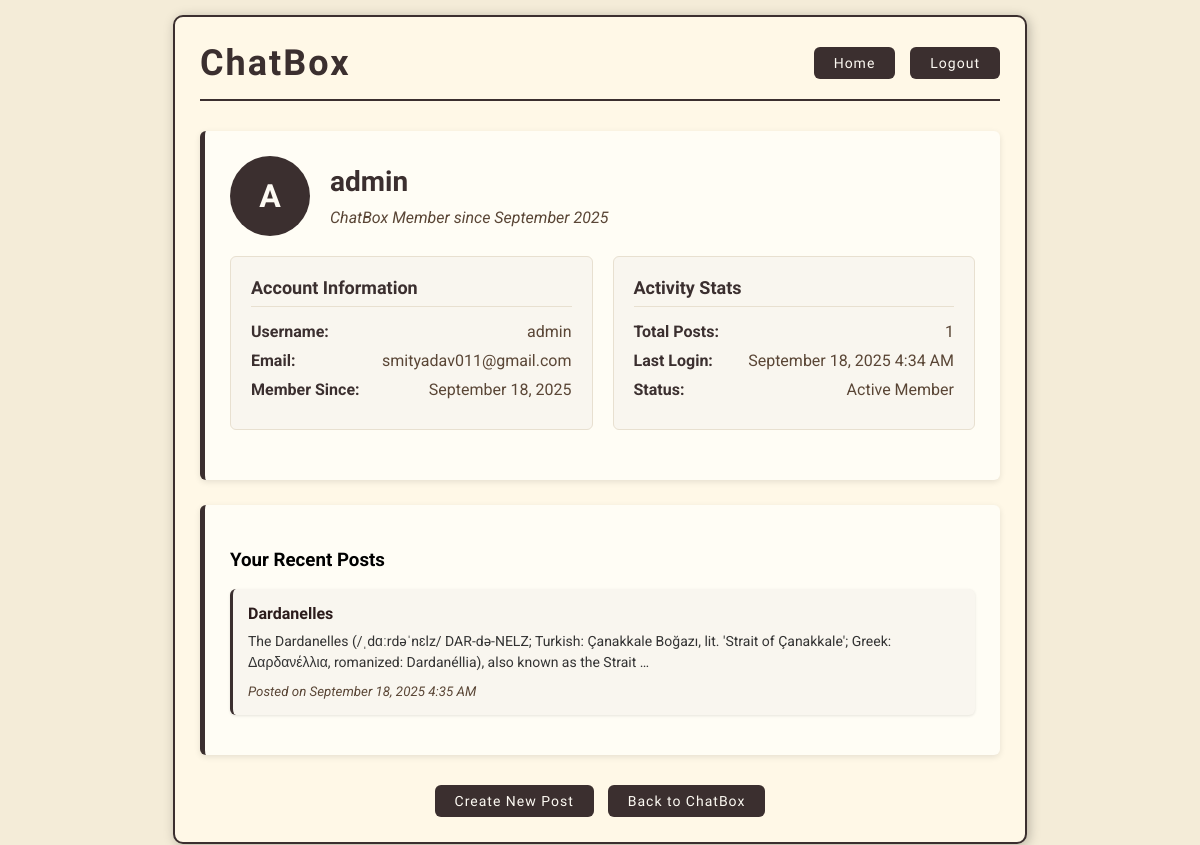
The page /profile/ (signed in) on the database as committed earlier.
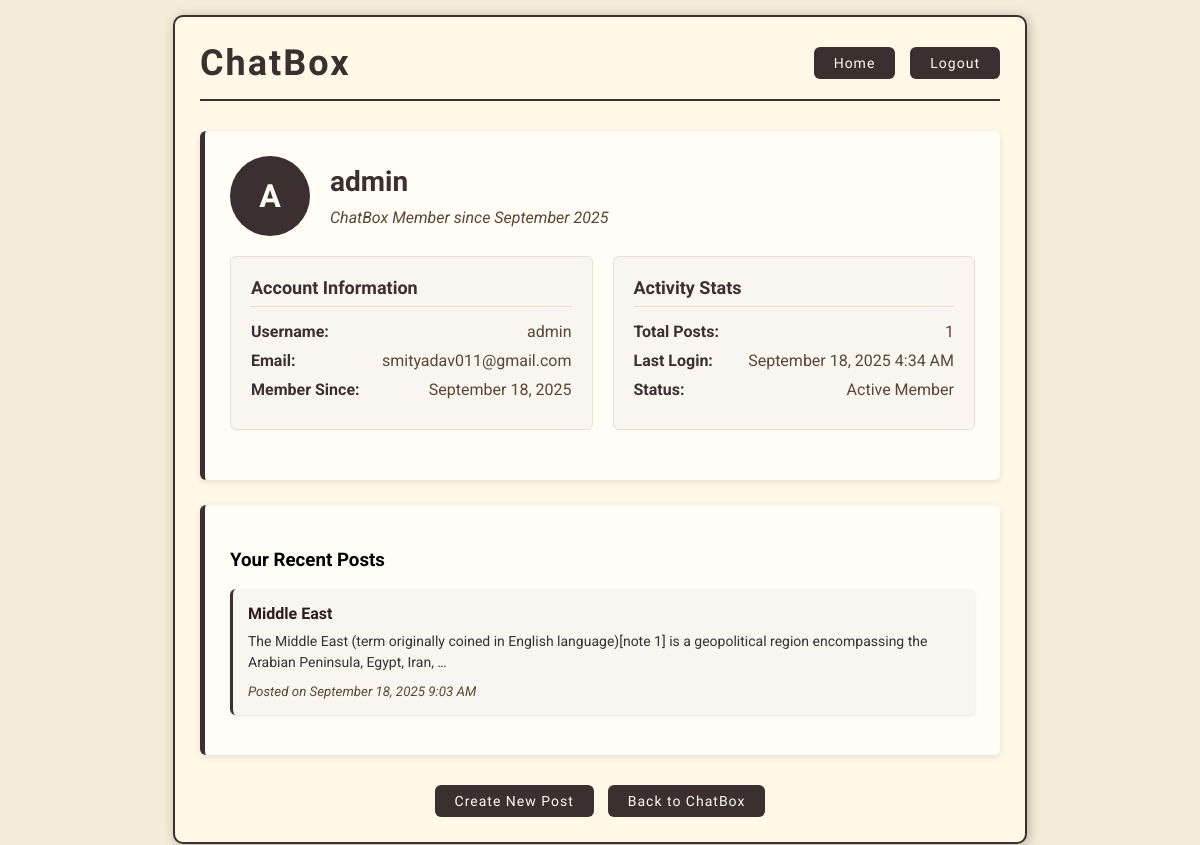
The same page on the database as committed later.
### home/models.py (models this page shows, shortened)
class Post(models.Model):
    title = models.CharField(max_length=200)
    content = models.TextField()
    author = models.ForeignKey(User, on_delete=models.CASCADE)
    created_at = models.DateTimeField(default=timezone.now)
    likes = models.ManyToManyField(User, related_name='blog_posts', blank=True)

### home/views.py (the view)
# urls.py: path('profile/', views.profile_view, name='profile'),
@login_required
def profile_view(request):
    user_posts = Post.objects.filter(author=request.user).order_by('-created_at')
    return render(request, 'home/profile.html', {
        'user': request.user,
        'user_posts': user_posts
    })

### home/templates/home/profile.html (shortened to what this page needs)
{% load static %}
<!DOCTYPE html>
<html lang="en">
<head>
</head>
<body>
    <div class="container">
        <div class="header">
            <h1>ChatBox</h1>
            <div class="nav-links">
                <a href="{% url 'index' %}" class="btn">Home</a>
                <a href="{% url 'logout' %}" class="btn">Logout</a>
            </div>
        </div>
        <div class="profile-section">
            <div class="profile-header">
                <div class="user-avatar">{{ user.username|first|upper }}</div>
                <div class="user-details">
                    <h2>{{ user.first_name|default:user.username }}</h2>
                    <p>ChatBox Member since {{ user.date_joined|date:"F Y" }}</p>
                </div>
            </div>
            <div class="info-grid">
                <div class="info-card">
                    <h3>Account Information</h3>
                    <div class="info-item">
                        <span class="info-label">Username:</span>
                        <span class="info-value">{{ user.username }}</span>
                    </div>
                    <div class="info-item">
                        <span class="info-label">Email:</span>
                        <span class="info-value">{{ user.email|default:"Not provided" }}</span>
                    </div>
                    <div class="info-item">
                        <span class="info-label">Member Since:</span>
                        <span class="info-value">{{ user.date_joined|date:"F j, Y" }}</span>
                    </div>
                </div>
                <div class="info-card">
                    <h3>Activity Stats</h3>
                    <div class="info-item">
                        <span class="info-label">Total Posts:</span>
                        <span class="info-value">{{ user_posts.count }}</span>
                    </div>
                    <div class="info-item">
                        <span class="info-label">Last Login:</span>
                        <span class="info-value">{{ user.last_login|date:"F j, Y g:i A"|default:"Never" }}</span>
                    </div>
                    <div class="info-item">
                        <span class="info-label">Status:</span>
                        <span class="info-value">Active Member</span>
                    </div>
                </div>
            </div>
        </div>
        <div class="profile-section">
            <h3>Your Recent Posts</h3>
            {% if user_posts %}
                {% for post in user_posts|slice:":5" %}
                <div class="post-card">
                    <h4>{{ post.title }}</h4>
                    <p>{{ post.content|truncatewords:20 }}</p>
                    <small>Posted on {{ post.created_at|date:"F j, Y g:i A" }}</small>
                </div>
                {% endfor %}
            {% else %}
                <div class="no-posts">
                    <p>You haven't posted anything yet!</p>
                    <p><a href="{% url 'add_post' %}" style="color: #3b2f2f;">Create your first post</a></p>
                </div>
            {% endif %}
        </div>
        <div style="text-align: center; margin-top: 30px;">
            <a href="{% url 'add_post' %}" class="btn" style="margin-right: 10px;">Create New Post</a>
            <a href="{% url 'index' %}" class="btn">Back to ChatBox</a>
        </div>
    </div>
</body>
</html>

### home/templates/home/profile.html (style rules this page uses)
body { font-family: 'Roboto', sans-serif; background-color: #f4ecd8; margin: 0; padding: 15px; }
.container { max-width: 800px; margin: auto; background: #fff8e7; border: 2px solid #3b2f2f; padding: 25px; box-shadow: 2px 2px 12px rgba(0, 0, 0, 0.25); border-radius: 10px; }
.header { display: flex; justify-content: space-between; align-items: center; border-bottom: 2px solid #3b2f2f; padding-bottom: 15px; margin-bottom: 30px; }
h1 { font-size: 36px; font-family: 'Georgia', serif; letter-spacing: 2px; color: #3b2f2f; margin: 0; }
.nav-links { display: flex; gap: 15px; align-items: center; }
.btn { background-color: #3b2f2f; color: #fdfaf3; padding: 8px 20px; border: none; border-radius: 6px; cursor: pointer; font-family: 'Georgia', serif; font-size: 14px; letter-spacing: 1px; transition: background 0.3s; text-decoration: none; display: inline-block; }
.profile-section { background-color: #fffdf5; border-left: 5px solid #3b2f2f; border-radius: 6px; padding: 25px; margin-bottom: 25px; box-shadow: 0px 2px 6px rgba(0, 0, 0, 0.1); }
.profile-header { display: flex; align-items: center; gap: 20px; margin-bottom: 20px; }
.user-avatar { width: 80px; height: 80px; border-radius: 50%; background: #3b2f2f; color: #fdfaf3; display: flex; align-items: center; justify-content: center; font-size: 32px; font-weight: bold; font-family: 'Georgia', serif; }
.user-details h2 { margin: 0 0 10px; font-family: 'Georgia', serif; color: #3b2f2f; font-size: 28px; }
.user-details p { margin: 0; color: #5a4636; font-style: italic; }
.info-grid { display: grid; grid-template-columns: repeat(auto-fit, minmax(300px, 1fr)); gap: 20px; margin-bottom: 25px; }
.info-card { background: #f9f6ef; padding: 20px; border-radius: 6px; border: 1px solid #e8e0d0; }
.info-card h3 { margin: 0 0 15px; font-family: 'Georgia', serif; color: #3b2f2f; font-size: 18px; border-bottom: 1px solid #e8e0d0; padding-bottom: 8px; }
.info-item { display: flex; justify-content: space-between; margin-bottom: 10px; }
.info-label { font-weight: bold; color: #3b2f2f; }
.info-value { color: #5a4636; }
.post-card { padding: 15px; margin-bottom: 15px; background-color: #f9f6ef; border-left: 3px solid #3b2f2f; border-radius: 6px; box-shadow: 0px 1px 3px rgba(0, 0, 0, 0.1); }
.post-card h4 { margin: 0 0 8px; font-family: 'Georgia', serif; color: #2c1c1c; font-size: 16px; }
.post-card p { margin: 0 0 8px; line-height: 1.5; color: #333; font-size: 14px; }
.post-card small { color: #5a4636; font-style: italic; }

Rows that differ between the two databases and show on the page:
removed Post: title "Dardanelles", content "The Dardanelles (/ˌdɑːrdəˈnɛlz/ DAR-də-NELZ; Turkish: Çanakkale Boğazı, lit. 'Strait of Çanakkale'; Greek: Δαρδανέλλια, romanized: Dardanéllia), also known as the Strait …", created_at "September 18, 2025 4:35 AM"
added Post: title "Middle East", content "The Middle East (term originally coined in English language)[note 1] is a geopolitical region encompassing the Arabian Peninsula, Egypt, Iran, …", created_at "September 18, 2025 9:03 AM"
